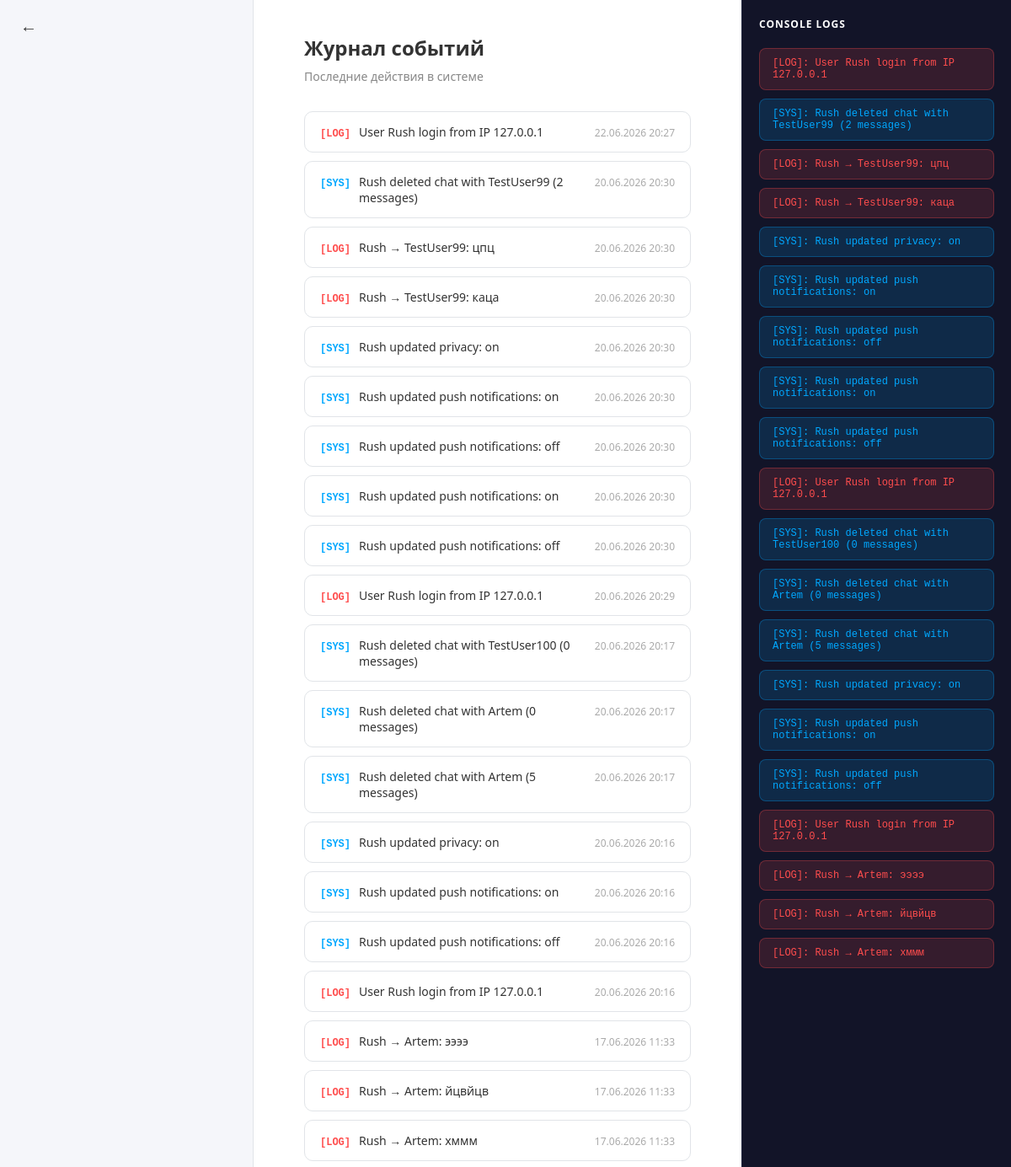
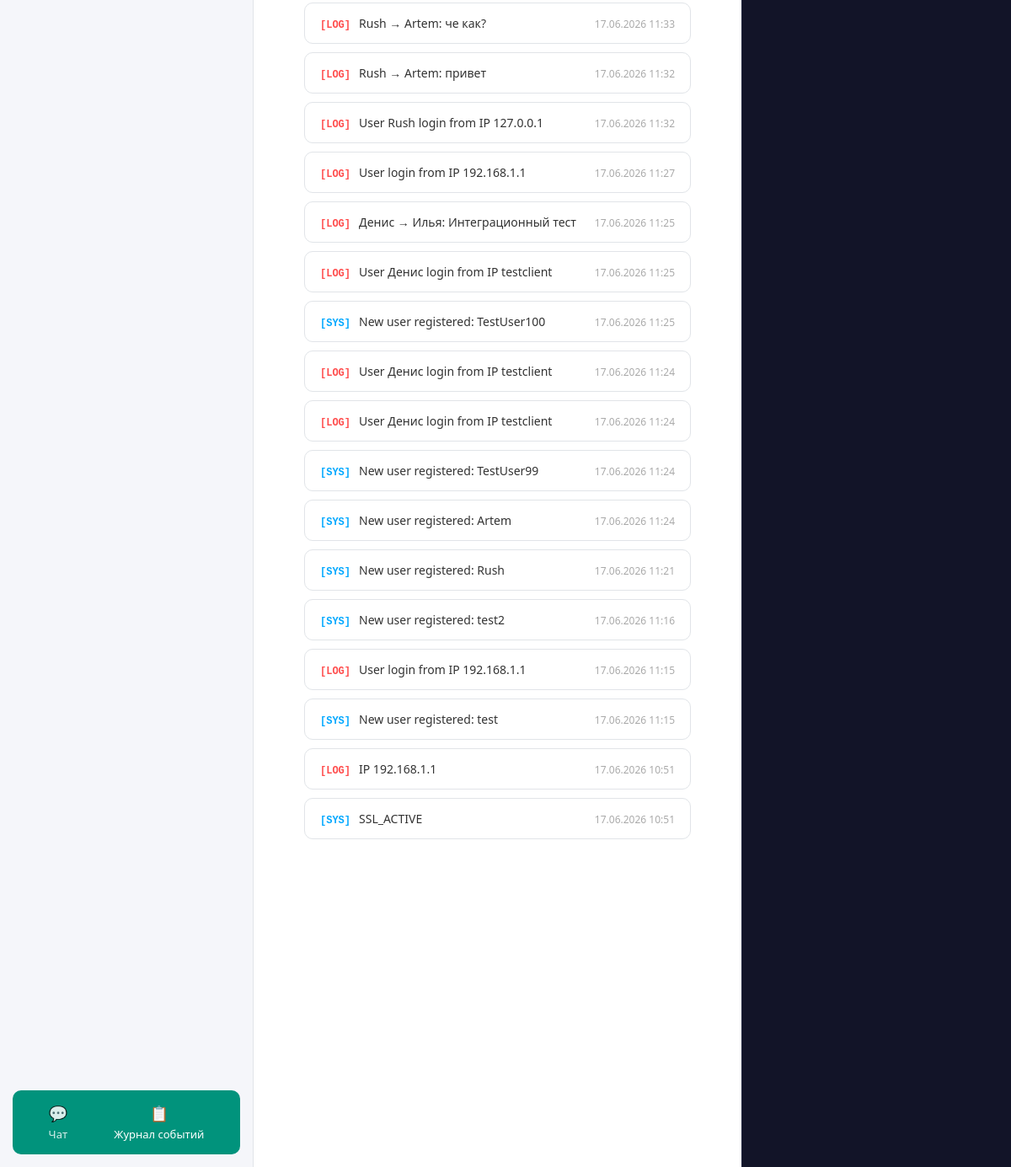
The page /events (signed in) on the database its author committed (2 pictures, top to bottom).
### database.py (models this page shows)
class ConsoleLog(Base):
    __tablename__ = "console_logs"
    id = Column(Integer, primary_key=True, index=True)
    log_type = Column(String)
    message = Column(String)
    timestamp = Column(DateTime, default=datetime.utcnow, index=True)

### main.py (the view)
@app.get("/events", response_class=HTMLResponse)
async def events_page(request: Request, db: Session = Depends(get_db)):
    current_user = require_user(request, db)
    if not current_user:
        return RedirectResponse(url="/", status_code=status.HTTP_303_SEE_OTHER)
    logs = database.get_recent_logs(db, limit=50)
    ctx = build_app_context(current_user, db, active_nav="events")
    ctx["events"] = [
        {
            "log_type": log.log_type,
            "message": log.message,
            "time": log.timestamp.strftime("%d.%m.%Y %H:%M") if log.timestamp else "",
        }
        for log in logs
    ]
    return templates.TemplateResponse(request=request, name="events.html", context=ctx)

### templates/events.html (shortened to what this page needs)
{% extends "base.html" %}
{% block sidebar_content %}
<div class="sidebar-spacer"></div>
{% endblock %}
{% block main %}
<div class="events-page">
    <h1 class="events-title">Журнал событий</h1>
    <p class="events-subtitle">Последние действия в системе</p>
    <div class="events-list">
        {% if events %}
            {% for event in events %}
            <div class="event-item event-{{ event.log_type|lower }}">
                <span class="event-type">[{{ event.log_type }}]</span>
                <span class="event-message">{{ event.message }}</span>
                {% if event.time %}
                <span class="event-time">{{ event.time }}</span>
                {% endif %}
            </div>
            {% endfor %}
        {% else %}
            <div class="empty-state">Событий пока нет</div>
        {% endif %}
    </div>
</div>
{% endblock %}

### templates/base.html (shortened to what this page needs)
<!DOCTYPE html>
<html lang="ru">
<head>
    <link rel="stylesheet" href="/static/css/style.css">
</head>
<body>
    <div class="app-layout">
        <aside class="sidebar">
            <div class="sidebar-top">
                {% if show_back %}
                <a href="{{ back_url or '/chat' }}" class="back-btn" aria-label="Назад">←</a>
                {% endif %}
            </div>
            {% block sidebar_content %}{% endblock %}
            <nav class="bottom-nav">
                <a href="/chat" class="nav-btn {% if active_nav == 'chat' %}active{% endif %}">
                    <span class="nav-icon">💬</span>
                    <span>Чат</span>
                </a>
                <a href="/events" class="nav-btn {% if active_nav == 'events' %}active{% endif %}">
                    <span class="nav-icon">📋</span>
                    <span>Журнал событий</span>
                </a>
            </nav>
        </aside>
        <main class="main-content">
            {% block main %}{% endblock %}
        </main>
        <aside class="console-panel">
            <div class="console-title">CONSOLE LOGS</div>
            <div id="logsContainer">
                {% for log in logs %}
                    {% if log.log_type == 'LOG' or log.log_type == 'ERR' %}
                        <div class="log-entry red">[{{ log.log_type }}]: {{ log.message }}</div>
                    {% else %}
                        <div class="log-entry blue">[SYS]: {{ log.message }}</div>
                    {% endif %}
                {% endfor %}
            </div>
        </aside>
    </div>
</body>
</html>

### static/css/style.css (style rules this page uses)
:root { --bg-dark: #0b0c16; --panel-dark: #121428; --gradient-start: #7868e6; --gradient-end: #b8b5ff; --text-white: #ffffff; --text-muted: #a2a5b9; --green-btn: #00b894; }
body, html { margin: 0; padding: 0; font-family: 'Segoe UI', Tahoma, Geneva, Verdana, sans-serif; background-color: var(--bg-dark); color: var(--text-white); height: 100%; overflow: hidden; }
.app-layout { display: flex; height: 100vh; }
.sidebar { width: 300px; background-color: #f5f6fa; color: #333; display: flex; flex-direction: column; border-right: 1px solid #e1e4e8; }
.console-panel { width: 320px; background-color: var(--panel-dark); padding: 20px; box-sizing: border-box; border-left: 1px solid #1f233d; }
.console-title { font-size: 12px; font-weight: bold; color: var(--text-white); letter-spacing: 1px; margin-bottom: 20px; }
.log-entry { padding: 10px 15px; border-radius: 8px; font-family: 'Courier New', Courier, monospace; font-size: 12px; margin-bottom: 10px; animation: fadeInUp 0.4s ease-out; }
.log-entry.red { background-color: rgba(255, 77, 77, 0.15); color: #ff4d4d; border: 1px solid rgba(255, 77, 77, 0.3); animation: pulseLog 3s infinite; }
.log-entry.blue { background-color: rgba(0, 168, 255, 0.15); color: #00a8ff; border: 1px solid rgba(0, 168, 255, 0.3); }
.bottom-nav { margin-top: auto; padding: 15px; display: flex; justify-content: space-around; background-color: #01937c; border-radius: 10px; margin: 15px; }
.nav-btn { color: white; text-decoration: none; font-size: 13px; display: flex; flex-direction: column; align-items: center; gap: 4px; opacity: 0.85; transition: opacity 0.2s; }
.nav-btn:hover, .nav-btn.active { opacity: 1; }
.nav-icon { font-size: 18px; }
.sidebar-top { padding: 12px 16px 0; }
.back-btn { display: inline-flex; align-items: center; justify-content: center; width: 36px; height: 36px; border-radius: 50%; color: #333; text-decoration: none; font-size: 20px; transition: background 0.2s; }
.sidebar-spacer { flex: 1; }
.main-content { flex: 1; display: flex; flex-direction: column; min-width: 0; }
.events-page { flex: 1; background: #fff; color: #333; padding: 40px 60px; overflow-y: auto; }
.events-title { margin: 0 0 8px; font-size: 24px; }
.events-subtitle { margin: 0 0 32px; color: #888; font-size: 14px; }
.events-list { display: flex; flex-direction: column; gap: 10px; }
.event-item { display: flex; align-items: baseline; gap: 10px; padding: 14px 18px; border-radius: 10px; font-size: 14px; border: 1px solid #e1e4e8; }
.event-type { font-family: 'Courier New', Courier, monospace; font-weight: 700; font-size: 12px; flex-shrink: 0; }
.event-log .event-type, .event-err .event-type { color: #ff4d4d; }
.event-sys .event-type { color: #00a8ff; }
.event-message { flex: 1; }
.event-time { font-size: 12px; color: #aaa; flex-shrink: 0; }

### rows shown on the page
ConsoleLog: log_type "LOG", message "User Rush login from IP 127.0.0.1", time "22.06.2026 20:27"
ConsoleLog: log_type "SYS", message "Rush deleted chat with TestUser99 (2 messages)", time "20.06.2026 20:30"
ConsoleLog: log_type "LOG", message "Rush → TestUser99: цпц", time "20.06.2026 20:30"
ConsoleLog: log_type "LOG", message "Rush → TestUser99: каца", time "20.06.2026 20:30"
ConsoleLog: log_type "SYS", message "Rush updated privacy: on", time "20.06.2026 20:30"
ConsoleLog: log_type "SYS", message "Rush updated push notifications: on", time "20.06.2026 20:30"
ConsoleLog: log_type "SYS", message "Rush updated push notifications: off", time "20.06.2026 20:30"
ConsoleLog: log_type "SYS", message "Rush updated push notifications: on", time "20.06.2026 20:30"
ConsoleLog: log_type "SYS", message "Rush updated push notifications: off", time "20.06.2026 20:30"
ConsoleLog: log_type "LOG", message "User Rush login from IP 127.0.0.1", time "20.06.2026 20:29"
ConsoleLog: log_type "SYS", message "Rush deleted chat with TestUser100 (0 messages)", time "20.06.2026 20:17"
ConsoleLog: log_type "SYS", message "Rush deleted chat with Artem (0 messages)", time "20.06.2026 20:17"
ConsoleLog: log_type "SYS", message "Rush deleted chat with Artem (5 messages)", time "20.06.2026 20:17"
ConsoleLog: log_type "SYS", message "Rush updated privacy: on", time "20.06.2026 20:16"
ConsoleLog: log_type "SYS", message "Rush updated push notifications: on", time "20.06.2026 20:16"
ConsoleLog: log_type "SYS", message "Rush updated push notifications: off", time "20.06.2026 20:16"
ConsoleLog: log_type "LOG", message "User Rush login from IP 127.0.0.1", time "20.06.2026 20:16"
ConsoleLog: log_type "LOG", message "Rush → Artem: ээээ", time "17.06.2026 11:33"
ConsoleLog: log_type "LOG", message "Rush → Artem: йцвйцв", time "17.06.2026 11:33"
ConsoleLog: log_type "LOG", message "Rush → Artem: хммм", time "17.06.2026 11:33"
ConsoleLog: log_type "LOG", message "Rush → Artem: че как?", time "17.06.2026 11:33"
ConsoleLog: log_type "LOG", message "Rush → Artem: привет", time "17.06.2026 11:32"
ConsoleLog: log_type "LOG", message "User Rush login from IP 127.0.0.1", time "17.06.2026 11:32"
ConsoleLog: log_type "LOG", message "User login from IP 192.168.1.1", time "17.06.2026 11:27"
ConsoleLog: log_type "LOG", message "Денис → Илья: Интеграционный тест", time "17.06.2026 11:25"
ConsoleLog: log_type "LOG", message "User Денис login from IP testclient", time "17.06.2026 11:25"
ConsoleLog: log_type "SYS", message "New user registered: TestUser100", time "17.06.2026 11:25"
ConsoleLog: log_type "LOG", message "User Денис login from IP testclient", time "17.06.2026 11:24"
ConsoleLog: log_type "LOG", message "User Денис login from IP testclient", time "17.06.2026 11:24"
ConsoleLog: log_type "SYS", message "New user registered: TestUser99", time "17.06.2026 11:24"
ConsoleLog: log_type "SYS", message "New user registered: Artem", time "17.06.2026 11:24"
ConsoleLog: log_type "SYS", message "New user registered: Rush", time "17.06.2026 11:21"
ConsoleLog: log_type "SYS", message "New user registered: test2", time "17.06.2026 11:16"
ConsoleLog: log_type "LOG", message "User login from IP 192.168.1.1", time "17.06.2026 11:15"
ConsoleLog: log_type "SYS", message "New user registered: test", time "17.06.2026 11:15"
ConsoleLog: log_type "LOG", message "IP 192.168.1.1", time "17.06.2026 10:51"
ConsoleLog: log_type "SYS", message "SSL_ACTIVE", time "17.06.2026 10:51"
